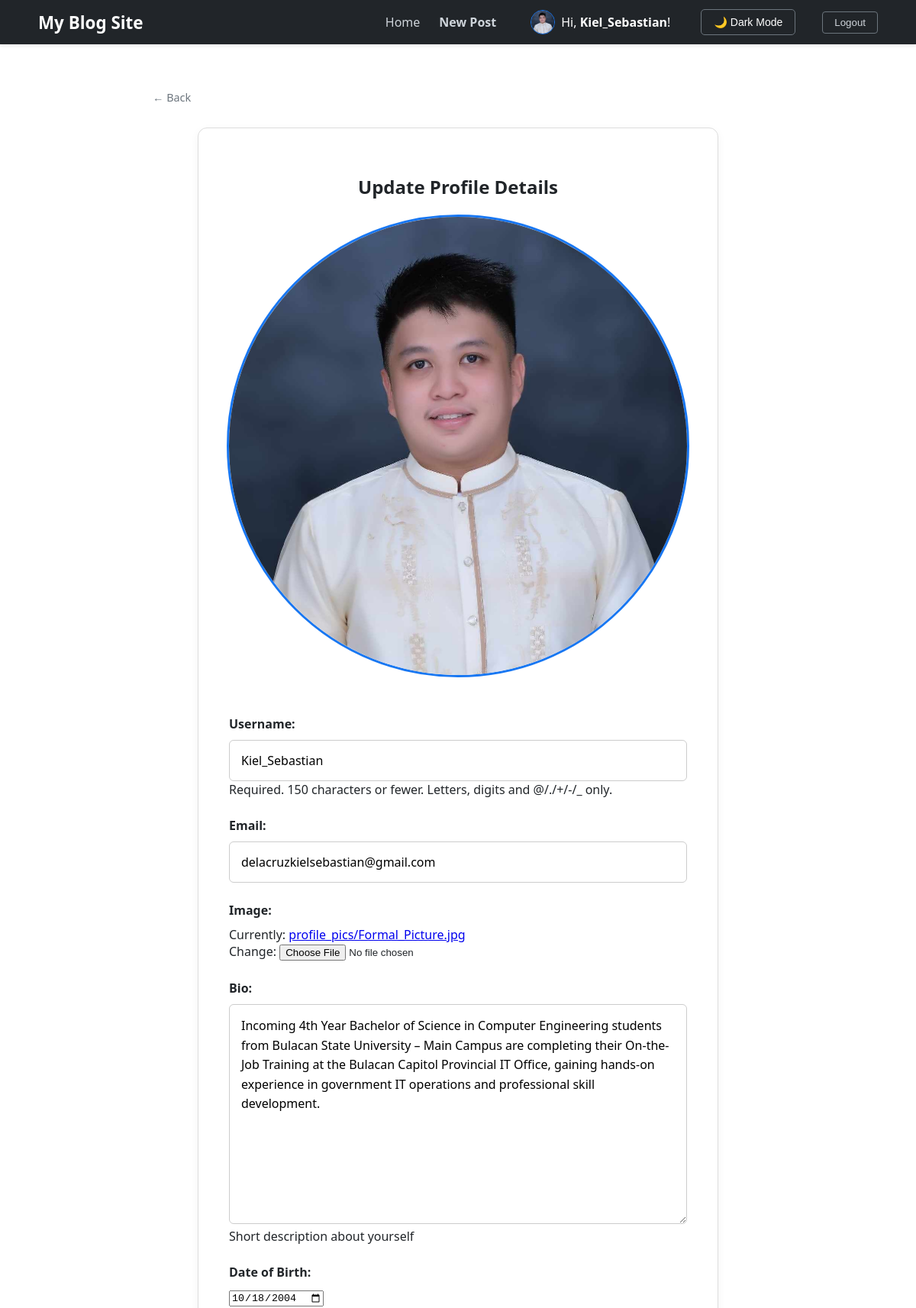
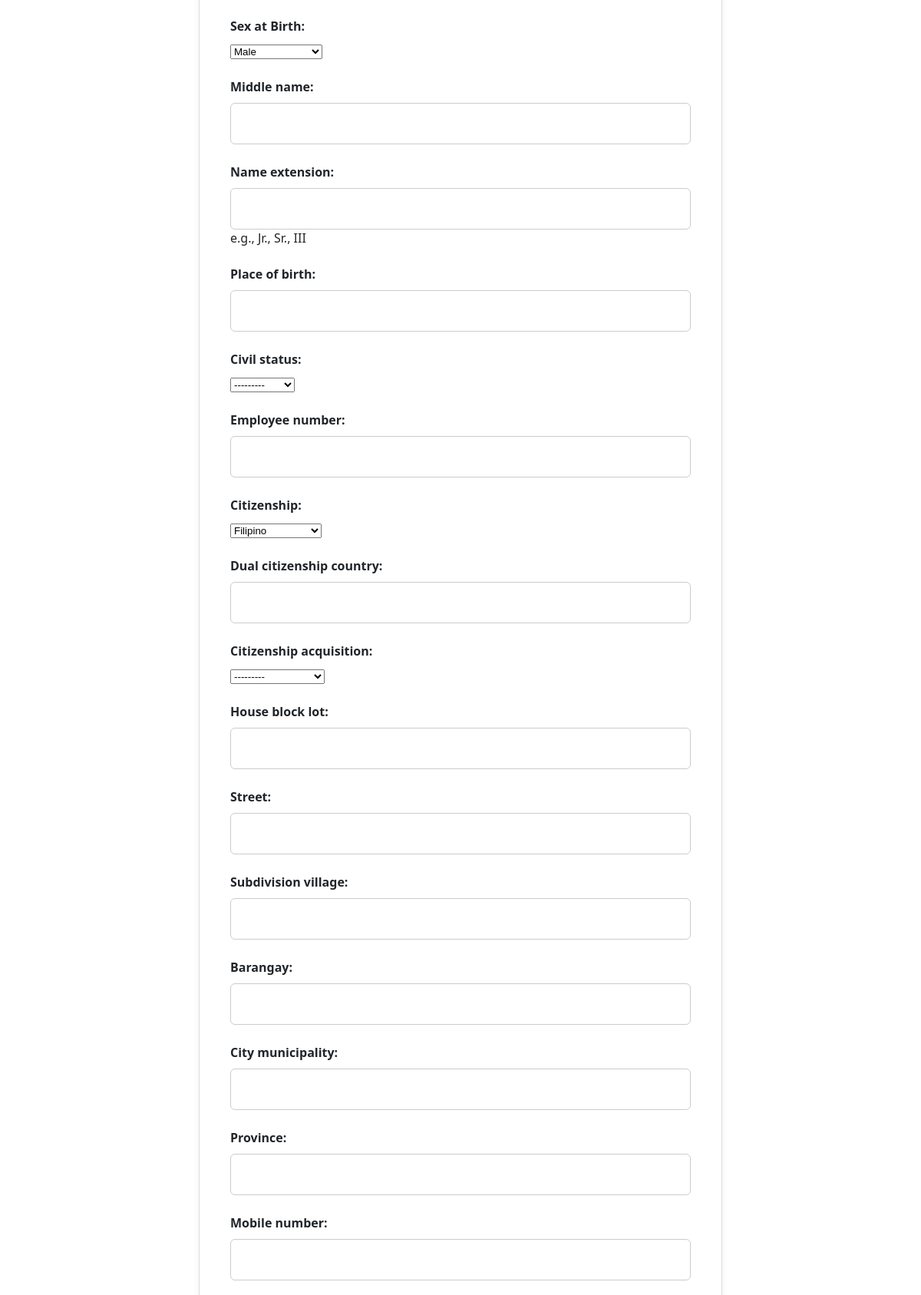
The page /profile/update/ (signed in, upper part) on the database its author committed (2 pictures, top to bottom).
### blog/models.py (models this page shows, shortened)
class Profile(models.Model):
    user = models.OneToOneField(User, on_delete=models.CASCADE)
    image = models.ImageField(default='default.jpg', upload_to='profile_pics')
    bio = models.TextField(max_length=500, blank=True, help_text="Short description about yourself")
    birth_date = models.DateField(null=True, blank=True, verbose_name="Date of Birth")
    gender = models.CharField(max_length=1, choices=GENDER_CHOICES, blank=True, verbose_name="Sex at Birth")
    middle_name = models.CharField(max_length=100, blank=True, null=True)
    name_extension = models.CharField(max_length=20, blank=True, null=True, help_text="e.g., Jr., Sr., III")
    place_of_birth = models.CharField(max_length=255, blank=True, null=True)
    CIVIL_STATUS_CHOICES = [
        ('S', 'Single'), ('M', 'Married'), ('W', 'Widowed'),
        ('SEP', 'Separated'), ('O', 'Others')
    ]
    civil_status = models.CharField(max_length=3, choices=CIVIL_STATUS_CHOICES, blank=True, null=True)
    employee_number = models.CharField(max_length=50, blank=True, null=True)
    CITIZENSHIP_CHOICES = [('F', 'Filipino'), ('D', 'Dual Citizenship')]
    citizenship = models.CharField(max_length=1, choices=CITIZENSHIP_CHOICES, default='F')
    dual_citizenship_country = models.CharField(max_length=100, blank=True, null=True)
    citizenship_acquisition = models.CharField(
        max_length=20,
        choices=[('B', 'By Birth'), ('N', 'By Naturalization')],
        blank=True, null=True
    )
    house_block_lot = models.CharField(max_length=100, blank=True, null=True)
    street = models.CharField(max_length=100, blank=True, null=True)
    subdivision_village = models.CharField(max_length=100, blank=True, null=True)
    barangay = models.CharField(max_length=100, blank=True, null=True)
    city_municipality = models.CharField(max_length=100, blank=True, null=True)
    province = models.CharField(max_length=100, blank=True, null=True)
    mobile_number = models.CharField(max_length=20, blank=True, null=True)
    number_of_children = models.PositiveIntegerField(default=0, blank=True, null=True)
    special_skills_hobbies = models.TextField(blank=True, null=True)

### blog/views.py (the view)
# urls.py: path('profile/update/', views.profile_update, name='profile-update'),
@login_required
def profile_update(request):
    profile, created = Profile.objects.get_or_create(user=request.user)
    if request.method == 'POST':
        u_form = UserUpdateForm(request.POST, instance=request.user)
        p_form = ProfileUpdateForm(request.POST, request.FILES, instance=profile)
        if u_form.is_valid() and p_form.is_valid():
            u_form.save()
            p_form.save()
            messages.success(request, 'Your profile details have been successfully updated!')
            return redirect('user-profile', username=request.user.username)
    else:
        u_form = UserUpdateForm(instance=request.user)
        p_form = ProfileUpdateForm(instance=profile)
    context = {
        'u_form': u_form,
        'p_form': p_form
    }
    return render(request, 'blog/profile_update.html', context)

### blog/forms.py (shortened to what this page needs)
class UserUpdateForm(forms.ModelForm):
    email = forms.EmailField()
    class Meta:
        model = User
        fields = ['username', 'email']

class ProfileUpdateForm(forms.ModelForm):
    class Meta:
        model = Profile
        fields = [
            'image', 'bio', 'birth_date', 'gender',
            'middle_name', 'name_extension', 'place_of_birth',
            'civil_status', 'employee_number', 'citizenship',
            'dual_citizenship_country', 'citizenship_acquisition',
            'house_block_lot', 'street', 'subdivision_village',
            'barangay', 'city_municipality', 'province',
            'mobile_number', 'number_of_children', 'special_skills_hobbies'
        ]
        widgets = {
            'birth_date': forms.DateInput(attrs={'type': 'date'}),
        }
    def __init__(self, *args, **kwargs):
        super().__init__(*args, **kwargs)
        required_fields = ['birth_date', 'place_of_birth', 'gender', 'civil_status', 'mobile_number']
        for field in required_fields:
            self.fields[field].required = True

### blog/templates/blog/profile_update.html (shortened to what this page needs)
{% extends "blog/base.html" %}
{% block content %}
    <div class="card" style="max-width: 600px; margin: 30px auto; padding: 40px; text-align: center;">
        <h2 style="margin-bottom: 20px;">Update Profile Details</h2>
        <div style="display: flex; justify-content: center; margin-bottom: 30px;">
            <img src="{{ user.profile.image.url }}" alt="Profile Image"
                 style="width: 150px; height: 150px; border-radius: 50%; object-fit: cover; border: 3px solid #1877F2;">
        </div>
        <form method="POST" enctype="multipart/form-data" style="text-align: left;">
            {{ u_form.as_p }}
            {{ p_form.as_p }}
        </form>
    </div>
{% endblock %}

### blog/templates/blog/base.html (shortened to what this page needs)
{% load static %}
<!DOCTYPE html>
<html lang="en">
<head>
    <link rel="stylesheet" type="text/css" href="{% static 'blog/main.css' %}">
</head>
<body>
    <nav class="navbar">
        <div class="nav-container">
            <a href="{% url 'blog-home' %}" class="nav-logo">My Blog Site</a>
            <div class="nav-links">
                <a href="{% url 'blog-home' %}">Home</a>
                {% if user.is_authenticated %}
                    <a href="{% url 'post-create' %}" style="margin-right: 20px; font-weight: 600;">New Post</a>
                    <a href="{% url 'user-profile' user.username %}" style="margin-right: 15px; display: inline-flex; align-items: center; text-decoration: none;">
                        <img src="{{ user.profile.image.url }}" alt="Nav Profile" style="width: 30px; height: 30px; border-radius: 50%; border: 1px solid #1877F2; object-fit: cover; margin-right: 8px;">
                        <span style="color: #fff;">Hi, <strong>{{ user.username }}</strong>!</span>
                    </a>
                    <button id="theme-toggle" class="theme-toggle-btn" style="margin-right: 10px;">🌙 Dark Mode</button>
                    <form method="post" action="{% url 'logout' %}" style="display:inline;">
                        <button type="submit" class="nav-logout-btn">Logout</button>
                    </form>
                {% else %}
                    <a href="{% url 'login' %}">Login</a>
                    <a href="{% url 'register' %}">Register</a>
                {% endif %}
            </div>
        </div>
    </nav>
    <div class="main-wrapper" style="margin-top: 60px;">
        {% if request.path != '/' %}
            <div style="margin-bottom: 30px;">
                <a href="{% url 'blog-home' %}" style="text-decoration: none; color: #6c757d; font-size: 0.9rem; display: flex; align-items: center; gap: 5px;">
                    &larr; Back
                </a>
            </div>
        {% endif %}
        {% block content %}{% endblock %}
    </div>
</body>
</html>

### blog/static/blog/main.css (style rules this page uses)
body { background-color: #f0f2f5; font-family: 'Segoe UI', Roboto, Helvetica, Arial, sans-serif; margin: 0; color: #1c1e21; }
.navbar { background-color: #212529; padding: 0.75rem 0; box-shadow: 0 2px 4px rgba(0,0,0,0.1); position: sticky; top: 0; z-index: 1000; }
.nav-container { max-width: 1100px; margin: 0 auto; display: flex; justify-content: space-between; align-items: center; padding: 0 20px; }
.nav-logo { color: white !important; text-decoration: none; font-size: 1.4rem; font-weight: bold; }
.nav-links { display: flex; align-items: center; gap: 25px; }
.nav-links a { color: #ced4da; text-decoration: none; font-weight: 500; }
.nav-logout-btn { background: transparent; border: 1px solid #6c757d; color: #ced4da; padding: 6px 15px; border-radius: 4px; cursor: pointer; }
.main-wrapper { max-width: 800px; margin: 60px auto; padding: 0 20px; }
.card { background: white; border-radius: 12px; border: 1px solid #ddd; padding: 40px; margin-bottom: 30px; box-shadow: 0 4px 12px rgba(0,0,0,0.05); }
form p { margin-bottom: 25px; }
form label { display: block; margin-bottom: 10px; font-weight: 600; }
form input[type="text"], form input[type="password"], form input[type="email"], form textarea { width: 100%; padding: 15px; border: 1px solid #ccc; border-radius: 6px; box-sizing: border-box; font-size: 1rem; font-family: inherit; }
form textarea { min-height: 250px; line-height: 1.6; resize: vertical; }
.content-section img, .card img { width: 100% !important; max-width: 100% !important; height: auto !important; display: block !important; margin: 0 auto 20px !important; border-radius: 8px; }

### blog/templates/blog/base.html (style rules this page uses)
body { background-color: #ffffff; color: #212529; transition: background-color 0.3s, color 0.3s; }
.theme-toggle-btn { background: transparent; color: #ffffff; border: 1px solid #6c757d; border-radius: 5px; padding: 8px 16px; font-size: 14px; font-weight: 500; transition: all 0.2s ease-in-out; cursor: pointer; display: inline-flex; align-items: center; }

### rows shown on the page
Profile: bio "Incoming 4th Year Bachelor of Science in Computer Engineering students from Bulacan State University – Main Campus are completing their On-the-Job Training at the Bulacan Capitol Provincial IT Office, gaining hands-on experience in government IT operations and professional skill development.", birth_date "10/18/2004", gender "Male", civil_status "---------", citizenship "Filipino", citizenship_acquisition "---------"

### other values the page prints
{{ user.username }} "Kiel_Sebastian"
